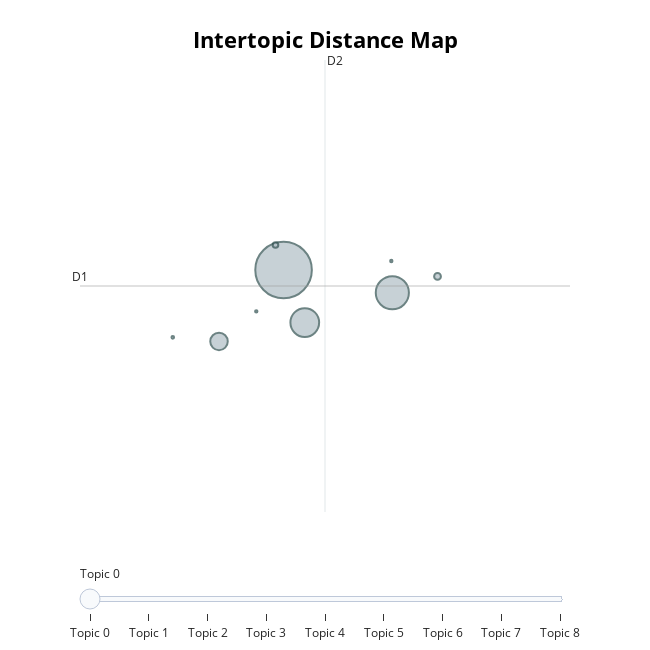

The cell this chart's notebook holds for it:
### Code cell
topic_model.visualize_topics()

### Figure 1 — Plotly figure (JSON) as saved in the notebook; plotly's stock layout.template omitted (floating-point values rounded to 4 significant figures)
{"data": [{"customdata": [[0, "mentor | help | always | peer | very", 12298], [1, "email | contact | time | respond | communicate", 4221], [2, "always | check | answer | question | help", 3171], [3, "good | satisfied | very | excellent | great", 1176], [4, "certificate | register | registration | help | ticket", 177], [5, "pathway | connect | portal | help | journey", 122], [6, "none | bad | awsome | negative | but", 26], [7, "text | texte | always | often | ahve", 22], [8, "zoom | meeting | question | help | screen", 21]], "hovertemplate": "<b>Topic %{customdata[0]}</b><br>%{customdata[1]}<br>Size: %{customdata[2]}", "legendgroup": "", "marker": {"color": "#B0BEC5", "line": {"color": "DarkSlateGrey", "width": 2}, "size": [12298, 4221, 3171, 1176, 177, 122, 26, 22, 21], "sizemode": "area", "sizeref": 7.686, "symbol": "circle"}, "mode": "markers", "name": "", "orientation": "v", "showlegend": false, "type": "scatter", "x": [9.399, 10.8, 9.672, 8.567, 11.38, 9.294, 7.971, 9.047, 10.79], "xaxis": "x", "y": [26.94, 26.43, 25.77, 25.35, 26.8, 27.5, 25.44, 26.02, 27.14], "yaxis": "y"}], "layout": {"annotations": [{"showarrow": false, "text": "D1", "x": 6.775, "y": 26.59, "yshift": 10}, {"showarrow": false, "text": "D2", "x": 9.933, "xshift": 10, "y": 31.62}], "height": 650, "hoverlabel": {"bgcolor": "white", "font": {"family": "Rockwell", "size": 16}}, "legend": {"itemsizing": "constant", "tracegroupgap": 0}, "margin": {"t": 60}, "shapes": [{"line": {"color": "#CFD8DC", "width": 2}, "type": "line", "x0": 9.933, "x1": 9.933, "y0": 21.55, "y1": 31.62}, {"line": {"color": "#9E9E9E", "width": 2}, "type": "line", "x0": 6.775, "x1": 13.09, "y0": 26.59, "y1": 26.59}], "sliders": [{"active": 0, "pad": {"t": 50}, "steps": [{"args": [{"marker.color": [["red", "#B0BEC5", "#B0BEC5", "#B0BEC5", "#B0BEC5", "#B0BEC5", "#B0BEC5", "#B0BEC5", "#B0BEC5"]]}], "label": "Topic 0", "method": "update"}, {"args": [{"marker.color": [["#B0BEC5", "red", "#B0BEC5", "#B0BEC5", "#B0BEC5", "#B0BEC5", "#B0BEC5", "#B0BEC5", "#B0BEC5"]]}], "label": "Topic 1", "method": "update"}, {"args": [{"marker.color": [["#B0BEC5", "#B0BEC5", "red", "#B0BEC5", "#B0BEC5", "#B0BEC5", "#B0BEC5", "#B0BEC5", "#B0BEC5"]]}], "label": "Topic 2", "method": "update"}, {"args": [{"marker.color": [["#B0BEC5", "#B0BEC5", "#B0BEC5", "red", "#B0BEC5", "#B0BEC5", "#B0BEC5", "#B0BEC5", "#B0BEC5"]]}], "label": "Topic 3", "method": "update"}, {"args": [{"marker.color": [["#B0BEC5", "#B0BEC5", "#B0BEC5", "#B0BEC5", "red", "#B0BEC5", "#B0BEC5", "#B0BEC5", "#B0BEC5"]]}], "label": "Topic 4", "method": "update"}, {"args": [{"marker.color": [["#B0BEC5", "#B0BEC5", "#B0BEC5", "#B0BEC5", "#B0BEC5", "red", "#B0BEC5", "#B0BEC5", "#B0BEC5"]]}], "label": "Topic 5", "method": "update"}, {"args": [{"marker.color": [["#B0BEC5", "#B0BEC5", "#B0BEC5", "#B0BEC5", "#B0BEC5", "#B0BEC5", "red", "#B0BEC5", "#B0BEC5"]]}], "label": "Topic 6", "method": "update"}, {"args": [{"marker.color": [["#B0BEC5", "#B0BEC5", "#B0BEC5", "#B0BEC5", "#B0BEC5", "#B0BEC5", "#B0BEC5", "red", "#B0BEC5"]]}], "label": "Topic 7", "method": "update"}, {"args": [{"marker.color": [["#B0BEC5", "#B0BEC5", "#B0BEC5", "#B0BEC5", "#B0BEC5", "#B0BEC5", "#B0BEC5", "#B0BEC5", "red"]]}], "label": "Topic 8", "method": "update"}]}], "title": {"font": {"color": "Black", "size": 22}, "text": "<b>Intertopic Distance Map</b>", "x": 0.5, "xanchor": "center", "y": 0.95, "yanchor": "top"}, "width": 650, "xaxis": {"anchor": "y", "domain": [0, 1], "range": [6.775, 13.09], "title": {"text": ""}, "visible": false}, "yaxis": {"anchor": "x", "domain": [0, 1], "range": [21.55, 31.62], "title": {"text": ""}, "visible": false}}}
